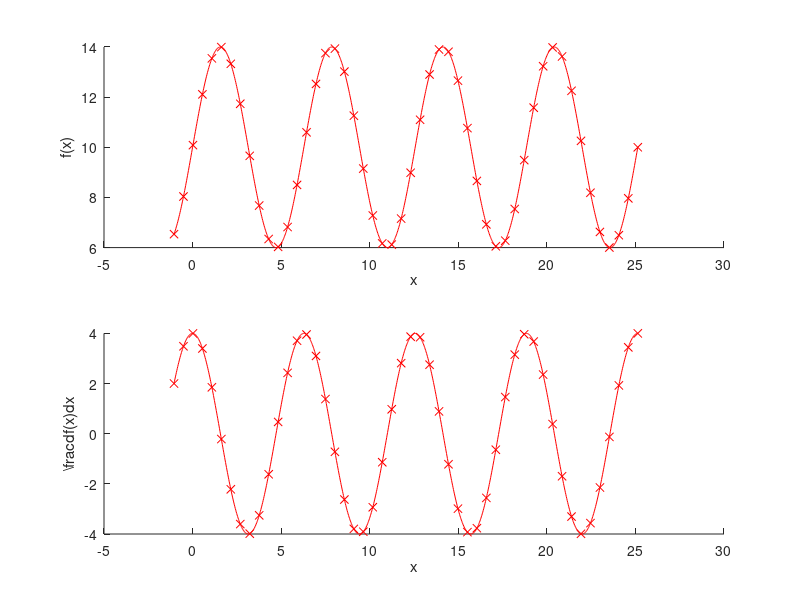
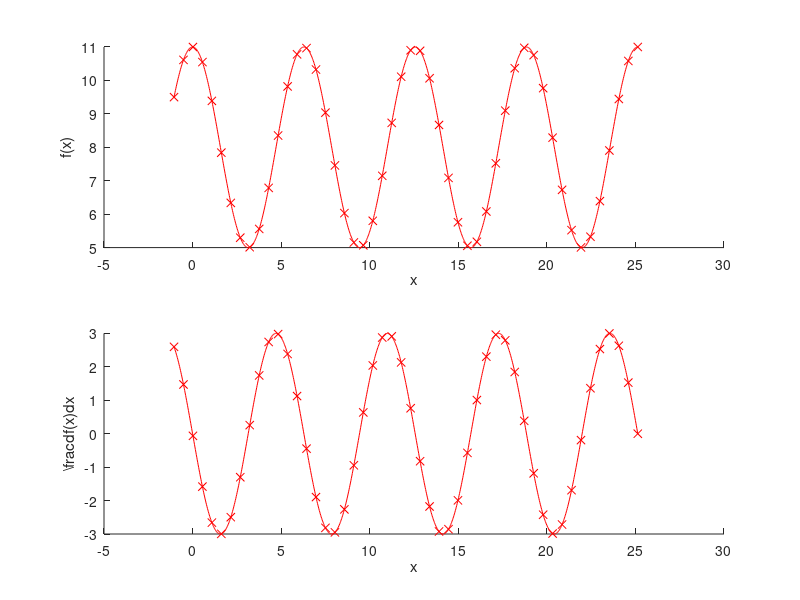
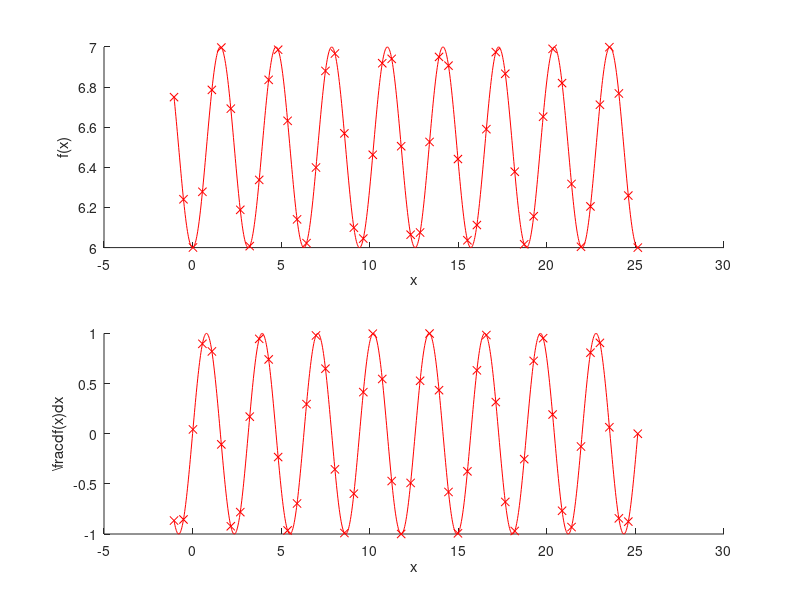

Here is the MATLAB script that generated these plots, in order: (Note: this script raises an error after producing the figures.)
%% SCRIPT_TestPPfunctions
clear all
close all
clc

%% Define candidate functions and samplingand plot candidate data
% -> Define loose sampling
n = 50;
x = linspace(-pi/3,4*(2*pi),n);
% -> Define tight sampling
nn = 20*n;
xx = linspace(min(x),max(x),20*n);

% -> Define functions to evaluate
f{1}  = @(x_in)  4*sin(x_in) + 10;
df{1} = @(x_in)  4*cos(x_in);

f{2}  = @(x_in)  3*cos(x_in) + 8;
df{2} = @(x_in) -3*sin(x_in);

f{3}  = @(x_in) 1*sin(x_in).^2 + 6;
df{3} = @(x_in) 2*sin(x_in).*cos(x_in);

%% Create figures and axes
ylbls = {'f(x)','\frac{df(x)}{dx}'};
for i = 1:numel(f)
    fig(i) = figure('Name',sprintf('Function %d: %s',i,char(f{i})));
    for j = 1:2
        axs(j,i) = subplot(2,1,j,'Parent',fig(i));
        hold(axs(j,i),'on');
        xlabel(axs(j,i),'x');
        ylabel(axs(j,i),ylbls{j});
    end
end

% -> Define output data for each function
for i = 1:numel(f)
    y(i,:)  = f{i}(x);
    yy(i,:) = f{i}(xx);
end

% -> Plot output data for each function
for i = 1:size(y,1)
    pltY(i) = plot(axs(1,i),x,y(i,:),'xr');
    pltYY(i) = plot(axs(1,i),xx,yy(i,:),'r');
end

%% Define and plot derivative
% -> Define output data for each function derivative
for i = 1:numel(df)
    dy(i,:) = df{i}(x);
    dyy(i,:) = df{i}(xx);
end

% -> Plot output data for each function derivative
for i = 1:size(dy,1)
    pltDY(i) = plot(axs(2,i),x,dy(i,:),'xr');
    pltDYY(i) = plot(axs(2,i),xx,dyy(i,:),'r');
end

%% Define and plot piecewise polynomial fit
for ii = 1:2
    if ii == 1
        pp = fitpp(x,y);
    else
        pp = fitpp(x,y,x,dy);
    end
    yyPP = ppval(pp,xx);
    
    for i = 1:size(yyPP,1)
        pltPP(i) = plot(axs(1,i),xx,yyPP(i,:),'b');
    end
    
    %%-> Define and plot derivative of piecewise polynomial fit
    dpp = diffpp(pp);
    dyyPP = ppval(dpp,xx);
    
    for i = 1:size(dyyPP,1)
        pltDPP(i) = plot(axs(2,i),xx,dyyPP(i,:),'b');
    end
    
    %%-> Integrate piecewise polynomial derivative and plot
    idpp = intpp(dpp);
    idyyPP = ppval(idpp,xx);
    
    for i = 1:size(idyyPP,1)
        pltIDPP(i) = plot(axs(1,i),xx,idyyPP(i,:),'m');
    end
    
    %%-> Apply integration constatnt at first breakpoint
    idpp = intpp(dpp,y(:,1));
    idyyPP = ppval(idpp,xx);
    
    for i = 1:size(idyyPP,1)
        pltIDPP(i) = plot(axs(1,i),xx,idyyPP(i,:),'g:','LineWidth',1.7);
    end
    
    %%-> Apply integration constant at random breakpoint
    x_rand = (max(x) - min(x)).*rand(1) + min(x);
    y_rand = ppval(pp,x_rand);
    idpp = intpp(dpp,y_rand,x_rand);
    idyyPP = ppval(idpp,xx);
    
    for i = 1:size(idyyPP,1)
        pltIDPP(i) = plot(axs(1,i),xx,idyyPP(i,:),'c--','LineWidth',1);
    end
    
end